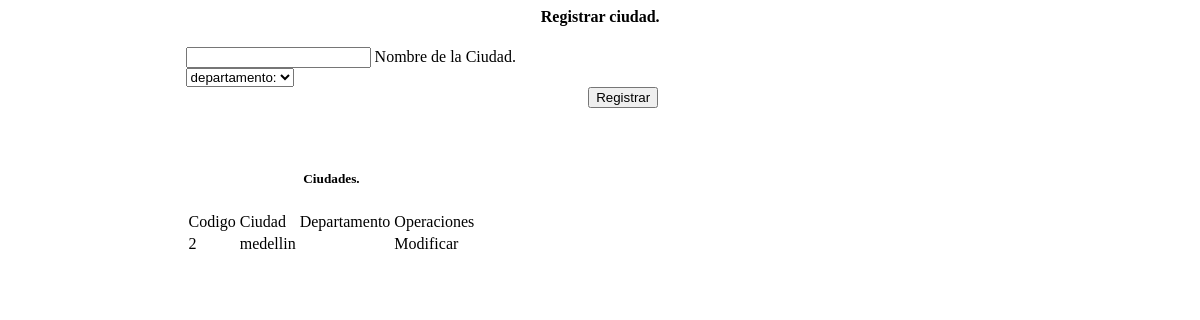
/Views/ciudad.php, run on an earlier commit of the app's database.
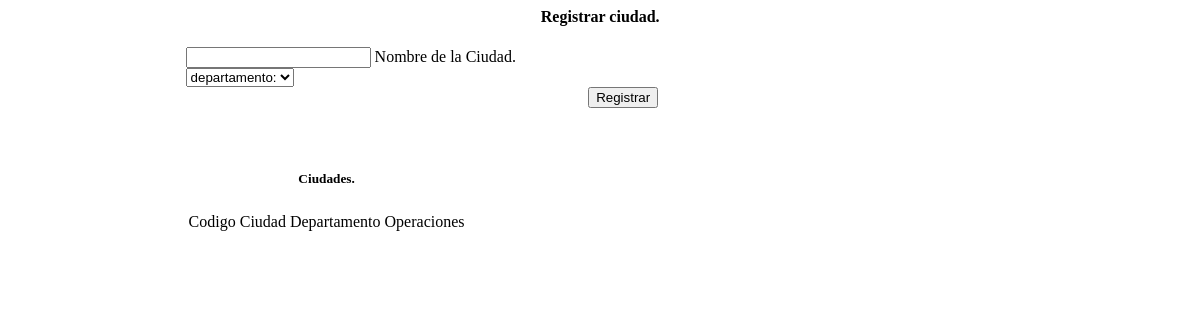
And on a later commit of the database.
### tables this page shows
CREATE TABLE `tbl_ciudad` (
  `ciu_cod` int(11) NOT NULL,
  `pais_cod` int(11) NOT NULL,
  `ciu_nom` varchar(70) NOT NULL
);

### Model/ciudad.class.php (called while the page is built, shortened)
<?php
	class Gestion_Ciudad{
	public static function mostrarciudad(){
		$pdo = ConexionBD::AbrirBD();
		$pdo->setAttribute(PDO::ATTR_ERRMODE, PDO::ERRMODE_EXCEPTION);
		$sql="select tbl_ciudad.ciu_cod, tbl_ciudad.ciu_nom, tbl_departamento.nombre
          from tbl_ciudad
					inner join tbl_departamento
					on tbl_ciudad.depar_cod = tbl_departamento.depar_cod";
		$query= $pdo->prepare($sql);
		$query->execute();
		$result=$query->fetchALL(PDO::FETCH_BOTH);
		return $result;
	}
}
?>

### Views/ciudad.php (the view, shortened to what this page needs)
<?php
	require_once('../Model/ciudad.class.php');
	?>
<html>
	<head>
	</head>
	<body>
		<div class="formulariociudad">
			<section>
				<h4 style="margin-left:45%;">Registrar ciudad.</h4>
				<form style="margin-left:15%;" action="../Controller/ciudad.controller.php" method="post">
					<div class="row">
            <div class="class=" col s12>
							<div class="input-field col s6">
								<input type="text" name="ciu_nom" />
								<label class="active" for="first_name2">Nombre de la Ciudad.</label>
							</div>
							<div class="input-field col s6">
						    <select id="pais_cod" name="depar_cod">
									<option value="" disabled selected>departamento: </option>
						     </select>
							 </div>
					 		</div>
						</div>
					 <button style="margin-left:40%;" name="action" value="guardarciudad" class="waves-effect waves-light btn">Registrar</button>
				 </form>
			</section>
		</div>
		<div style="margin-left:15%; margin-top:60px;" class="consultarciudad">
			<section>
				<?php include ('consultar_ciudad.php') ?>
			</section>
		</div>
	</body>
</html>

### Views/consultar_ciudad.php (shortened to what this page needs)
<?php
 require_once('../model/ciudad.class.php');
 $ciudad =Gestion_Ciudad::mostrarciudad();
 ?>
<!DOCTYPE html>
<html>
  <head>
  </head>
  <body>
    <div class="tablaciudad">
      <section>
        <table class="buscador">
          <thead>
            <th colspan="5"><center><h5>Ciudades.</h5></center></th>
            <tr>
              <td>Codigo</td>
              <td>Ciudad</td>
              <td>Departamento</td>
              <td>Operaciones</td>
            </tr>
          </thead>
          <tbody>
            <?php foreach ($ciudad as $bn): ?>
              <tr>
                <td><?php echo $bn["ciu_cod"];  ?></td>
                <td><?php echo $bn["ciu_nom"];  ?></td>
                <td><?php echo $bn["nombre"];  ?></td>
                <td>
                  <span style="cursor:pointer;" onclick="valida3(<?php echo $bn["ciu_cod"]; ?>)">Modificar</span>
                </td>
              </tr>
           <?php endforeach ?>
          </tbody>
        </table>
      </section>
    </div>
  </body>
</html>

What changed in the data, as far as the page shows it:
no longer on this page (row edited): tbl_ciudad: ciu_cod "2", ciu_nom "medellin"
